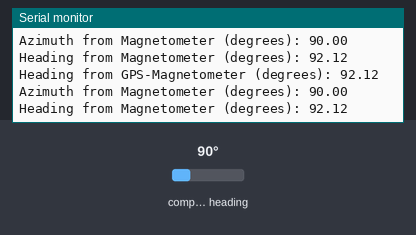
The sketch below on a simulated Arduino Uno, built with avr-gcc and run on an emulated ATmega328P. Shown: the last lines printed to the serial monitor. The test bench sets the inputs (shaded band); at power-on: compass heading 90°.

Above: at 1.2 s.
1.3 s: compass heading set to 7°
At 2.7 s:
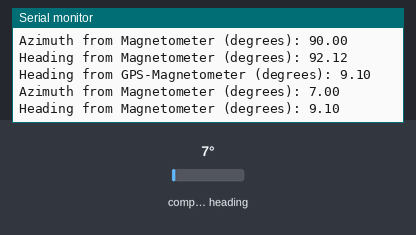
2.8 s: compass heading set to 180°
At 4.0 s:
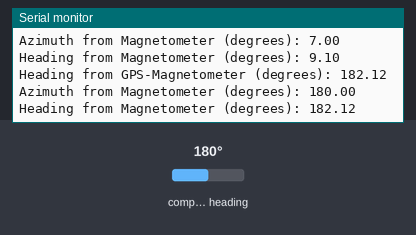
Timing chart, 0 to 5.8 s (numbered marks = the images above; inputs shaded):
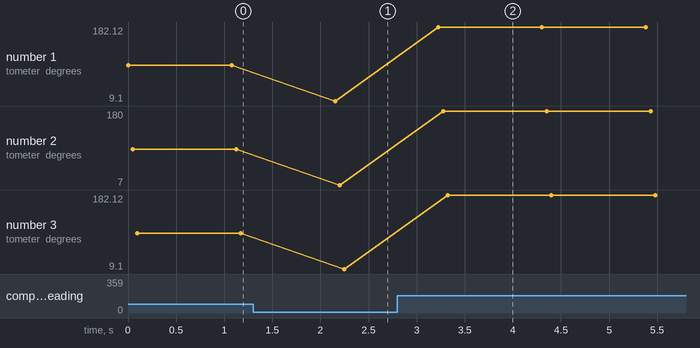

Measured:
- after the input at 1.3 s, the serial monitor: prints a new line after 0.85 s (image 1)
- after the input at 2.8 s, the serial monitor: prints a new line after 0.42 s (image 2)
- plotted number 1: 92.12 → 9.1 after the input at 1.3 s, 9.1 → 182.12 after the input at 2.8 s
- plotted number 2: 90 → 7 after the input at 1.3 s, 7 → 180 after the input at 2.8 s
- plotted number 3: 92.12 → 9.1 after the input at 1.3 s, 9.1 → 182.12 after the input at 2.8 s

The sketch:

GPS_Compass_Headings.ino
```cpp
// -----------------------------------------------------------------------------------------------
// I) Algorithm description:
// -----------------------------------------------------------------------------------------------
// This algorithm serves as a mean to measure the heading by using the
// magnetometer only and the magnetometer embedded on the GPS.

// -----------------------------------------------------------------------------------------------
// II) Import the libraries:
// -----------------------------------------------------------------------------------------------
// Common libraries:
#include <Wire.h>
// Magnetometer only libraries:
#include <QMC5883LCompass.h>
// GPS-Magnetometer libraries:
#include <Adafruit_Sensor.h>
#include <Adafruit_HMC5883_U.h>

// -----------------------------------------------------------------------------------------------
// III) Create the objects:
// -----------------------------------------------------------------------------------------------
// GPS-Magnetometer only:
Adafruit_HMC5883_Unified GPS_MAGNETOMETER = Adafruit_HMC5883_Unified(123456);
// Magnetometer:
QMC5883LCompass MAGNETOMETER;

void setup() {
  // Initialization of the I2C interface:
  Wire.begin();
  // Initialization of the serial monitor:
  Serial.begin(9600);
  // Initialize the magnetometer:
  // MAGNETOMETER.calibrate();
  MAGNETOMETER.init();
  // Then test to see if the connection with the GPS-Magnetometer is working:
  if(!GPS_MAGNETOMETER.begin())
  {
    // A connection problem is spotted:
    Serial.println("No connection has been established with the GPS-Magnetometer.");
    while(1);
  }

}

void loop() {
  // Then store the results into two separated variables.
  // Define the current local magnetic declination used for both means of measurements:
  float DECLINATION_MAGNETIC_LOCAL = 2.116*PI/180; // In rad.
  // 1) The GPS-Magnetometer sensor:
  // -------------------------------
  // Based on tracking and saving an event:
  sensors_event_t EVENT_MAGNETIC;
  GPS_MAGNETOMETER.getEvent(&EVENT_MAGNETIC);
  // If needed, print the results (in micro-Tesla):
  // Serial.print("X: "); Serial.print(EVENT_MAGNETIC.magnetic.x); Serial.print("  ");
  // Serial.print("Y: "); Serial.print(EVENT_MAGNETIC.magnetic.y); Serial.print("  ");
  // Serial.print("Z: "); Serial.print(EVENT_MAGNETIC.magnetic.z); Serial.print("  ");Serial.println("uT");
  // Hold the module so that Z-axis is pointing upward, allowing to measure the heading with x and y measurements:
  float HEADING_GPS_MAGNETOMETER = atan2(EVENT_MAGNETIC.magnetic.y, EVENT_MAGNETIC.magnetic.x);
  HEADING_GPS_MAGNETOMETER += DECLINATION_MAGNETIC_LOCAL;
  // Correct the heading when signs are reversed:
  if(HEADING_GPS_MAGNETOMETER < 0)
    HEADING_GPS_MAGNETOMETER += 2*PI;
  // Check for wrap due to addition of declination.
  if(HEADING_GPS_MAGNETOMETER > 2*PI)
    HEADING_GPS_MAGNETOMETER -= 2*PI;
  // Convert radians to degrees for readability.
  float HEADING_GPS_MAGNETOMETER_DEGREES = HEADING_GPS_MAGNETOMETER * 180/PI;
  Serial.print("Heading from GPS-Magnetometer (degrees): "); Serial.println(HEADING_GPS_MAGNETOMETER_DEGREES);

  // 2) The Magnetometer:
  // --------------------
  // Int variables declaration for each axis:
  int x, y, z;
  // Store the readings in x, y & z variables:
  MAGNETOMETER.read();
  // Then get the values:
  x = MAGNETOMETER.getX();
  y = MAGNETOMETER.getY();
  z = MAGNETOMETER.getZ();
  // Local heading:
  float HEADING_MAGNETOMETER_IN_RAD = atan2(y, x);
  // In degrees:
  float HEADING_MAGNETOMETER_IN_DEG = HEADING_MAGNETOMETER_IN_RAD*(180/PI);
  // Compute the true Heading in degrees:
  HEADING_MAGNETOMETER_IN_DEG = HEADING_MAGNETOMETER_IN_DEG + DECLINATION_MAGNETIC_LOCAL*180/PI;
  if (HEADING_MAGNETOMETER_IN_DEG < 0) {
    HEADING_MAGNETOMETER_IN_DEG = HEADING_MAGNETOMETER_IN_DEG + 360;
  }
  // In order to be sure to get a measurement, use the azimuth that can be always retreived:
  float AZIMUTH_MAGNETOMETER = MAGNETOMETER.getAzimuth(); // Values from -180° to 180°.
  // AZIMUTH_MAGNETOMETER = AZIMUTH_MAGNETOMETER + 180; // To get the values from 0 to 360°.
  // NOTA - Bad idea to add 180°, because the switch must then be adapted OPENWORK.
  // Then print the results on the Serial monitor:
  // Serial.print("Heading: ");
  // Serial.print(HEADING_MAGNETOMETER_IN_DEG);
  // Serial.println(Cardinal);
  Serial.print("Azimuth from Magnetometer (degrees): "); Serial.println(AZIMUTH_MAGNETOMETER);
  Serial.print("Heading from Magnetometer (degrees): "); Serial.println(HEADING_MAGNETOMETER_IN_DEG);
  delay(1000);

}
```
